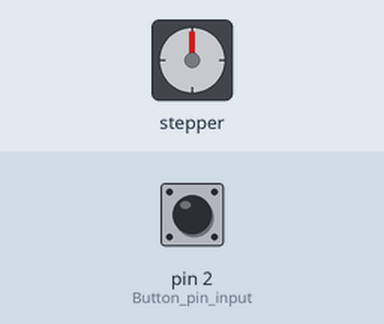
Simulated run of this sketch. Board: Arduino Uno, built with avr-gcc and run on an emulated ATmega328P. Shown: stepper motor. Wiring (inferred from the names in the program): stepper motor driver (200 steps per turn assumed): step pin 8; direction pin 7. The inputs (shaded band) are chosen by the test bench; at power-on: pin 2 (Button_pin_input) LOW.

Above: at 1.2 s.
1.3 s: pin 2 (Button_pin_input) pulled HIGH for 1 s
At 2.0 s:
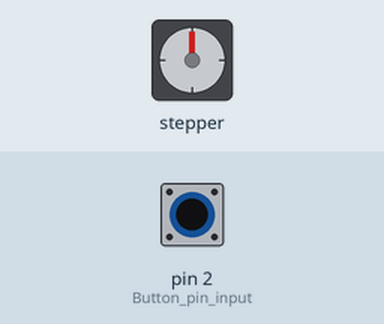
3.9 s: pin 2 (Button_pin_input) pulled HIGH for 0.15 s
At 5.3 s:
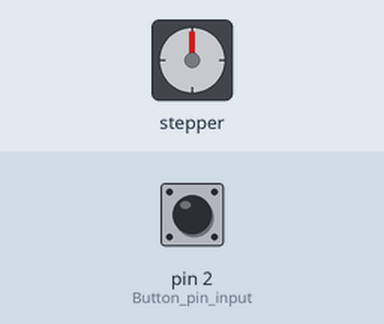
5.6 s: pin 2 (Button_pin_input) driven HIGH
At 6.8 s:
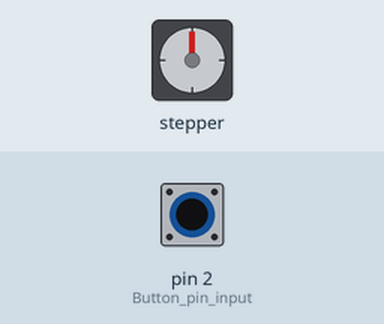
8.6 s: pin 2 (Button_pin_input) driven LOW
10.1 s: pin 2 (Button_pin_input) driven HIGH
At 11.9 s:
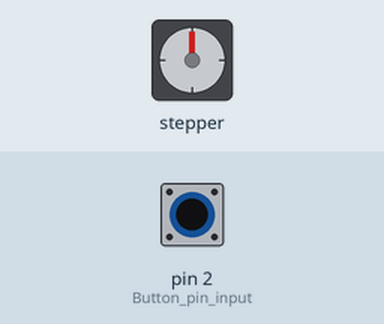
13.1 s: pin 2 (Button_pin_input) pulsed LOW 2 times (0.12 s each, 0.3 s apart)
Timing chart, 0 to 64.2 s (numbered marks = the images above; inputs shaded):
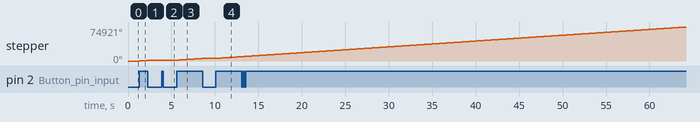

The sketch:

Bi_Stepper_A4988_W_Stop.ino
```cpp
 // Stepper with A4988 : while to hold
 int STEP = 8;
 int DIR = 7;   // Direction
 boolean Button = true ;

 void setup() {
  pinMode(STEP,OUTPUT);
  pinMode(DIR,OUTPUT);
  digitalWrite(DIR,HIGH); // + Direction
  pinMode(2, INPUT) ; // Button pin input
 }

 void loop() {

  int Button = digitalRead(2) ;

  if ( Button == 1 ) {
   for(int x = 0; x < 200; x++) {
     digitalWrite(STEP,HIGH);
     delayMicroseconds(700);
     digitalWrite(STEP,LOW);
     delayMicroseconds(700);
   }
   Button = !Button ;
  }
   else {
    digitalWrite(STEP,LOW);
    digitalWrite(STEP,LOW);
   }
 }
```

Measured:
- after the input at 1.3 s, stepper: turns 1440° clockwise in 1.1 s, starting at once
- after the input at 3.9 s, stepper: turns 360° clockwise in 0.28 s, starting at once
- after the input at 5.6 s, stepper: keeps turning clockwise at about 1280°/s, starting at once
- after the input at 10.1 s, stepper: keeps turning clockwise at about 1280°/s, starting at once
